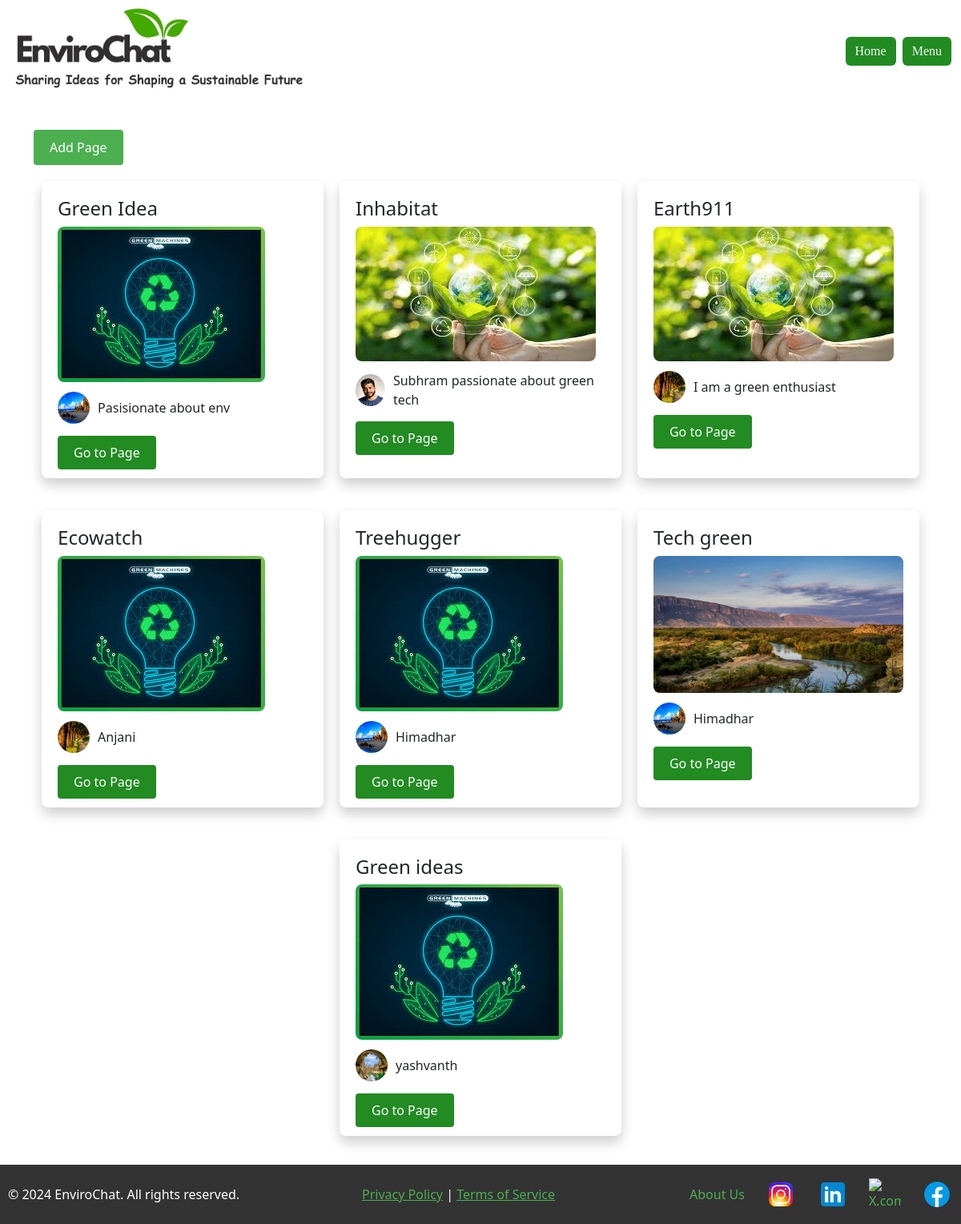
/view_pages/, run on the app's committed database.
### myapp/models.py (models this page shows)
class Pages(models.Model):
    page_id = models.IntegerField(primary_key=True)
    user_id = models.ForeignKey(to=Member, on_delete=models.CASCADE, blank=True, null=True)
    title = models.TextField()
    content = models.TextField()
    title_img = models.FileField(upload_to='title_imgs',default='title_page.jpg')
    content_img = models.FileField(upload_to='content_imgs', default='content_image.jpg')
    about_page = models.TextField(default='The page promotes discussion base for green energy')
    about_img = models.FileField(upload_to='about_imgs', default='content_page.jpg')
    created_at = models.DateTimeField(auto_now_add=True)
    updated_at = models.DateTimeField(auto_now=True)
    feed = models.ForeignKey(Feeds, on_delete=models.CASCADE, related_name='pages_related',
                             default=1)  # Added default value
    def __str__(self):
        return str(self.page_id)

### myapp/views.py (the view)
# urls.py: path('view_pages/', views.view_pages, name='view_pages'),
def view_pages(request):
    if request.method == 'GET':
        pages = Pages.objects.all().order_by('-updated_at')
        for page in pages:
            print(page.page_id)
            print(page.title)
            print(page.content)
            print(page.about_page)
            print(page.title_img.url)
            print(page.content_img.url)
            print(page.about_img.url)
        print(pages)
        return render(request, 'view_pages.html', {'pages': pages})

### myapp/Templates/view_pages.html
{% extends 'base.html' %}
{% load static %}
{% block body_block %}
    <link rel="stylesheet" type="text/css" href="{% static 'subhram_view_pages.css' %}">
    <div class="container mt-4">
        <div class="header-container">
            <a href="{% url 'myapp:create_pages' %}" class="add-page-button">Add Page</a>
        </div>
        <div class="custom-cards-container">
        <ul class="custom-page-list">
            {% for page in pages %}
                <li class="custom-page-item">
                    <a href="{% url 'myapp:go_to_single_page' page.page_id %}" class="custom-page-item-link">
                        <h2>{{ page.title }}</h2>
                        {% if page.title_img %}
                            <img src="{{ page.title_img.url }}" alt="Title Image">
                        {% endif %}
                        <div class="custom-page-author">
                            {% if page.about_img %}
                                <img src="{{ page.about_img.url }}" alt="Author Image">
                            {% endif %}
                            <p>{{ page.about_page }}</p>
                        </div>
                        <a class="custom-go-to-button" href="{% url 'myapp:go_to_single_page' page.page_id %}">Go to Page</a>
                    </a>
                </li>
            {% empty %}
                <li>No pages found.</li>
            {% endfor %}
        </ul>
    </div>
    </div>
{% endblock %}

### myapp/static/style.css (style rules this page uses)
html, body { height: 100%; margin: 0; padding: 0; display: flex; flex-direction: column; }

### myapp/static/subhram_view_pages.css (style rules this page uses)
.header-container { display: flex; justify-content: space-between; align-items: center; margin-bottom: 20px; gap: 20px; }
.custom-cards-container { display: flex; justify-content: center; }
.add-page-button { margin-top: 10px; background-color: #4CAF50; color: white; border: none; padding: 10px 20px; border-radius: 4px; cursor: pointer; transition: background-color 0.3s ease; text-decoration: none; }
.custom-page-list { list-style-type: none; padding: 0; display: flex; flex-wrap: wrap; justify-content: center; gap: 20px; }
.custom-page-item { border-radius: 8px; box-shadow: 0 8px 16px rgba(0, 0, 0, 0.2); padding: 20px; width: calc(33.33% - 20px); box-sizing: border-box; margin-bottom: 20px; position: relative; background-color: #fff; }
.custom-page-item h2 { font-size: 24px; margin-bottom: 8px; }
.custom-page-item p { font-size: 16px; margin-bottom: 12px; }
.custom-page-item img { max-width: 100%; border-radius: 8px; margin-bottom: 12px; }
.custom-page-author { display: flex; align-items: center; margin-bottom: 12px; }
.custom-page-author img { width: 40px; height: 40px; border-radius: 50%; margin-right: 10px; }
.custom-go-to-button { background-color: forestgreen; color: white; border: none; padding: 10px 20px; border-radius: 4px; cursor: pointer; transition: background-color 0.3s ease; text-decoration: none; }
.custom-page-item-link { text-decoration: none; color: inherit; display: block; }

### data on the page
Pages: title "Green Idea", title_img (picture), about_img (picture), about_page "Pasisionate about env"
Pages: title "Inhabitat", title_img (picture), about_img (picture), about_page "Subhram passionate about green tech"
Pages: title "Earth911", title_img (picture), about_img (picture), about_page "I am a green enthusiast"
Pages: title "Ecowatch", title_img (picture), about_img (picture), about_page "Anjani"
Pages: title "Treehugger", title_img (picture), about_img (picture), about_page "Himadhar"
Pages: title "Tech green", title_img (picture), about_img (picture), about_page "Himadhar"
Pages: title "Green ideas", title_img (picture), about_img (picture), about_page "yashvanth"
